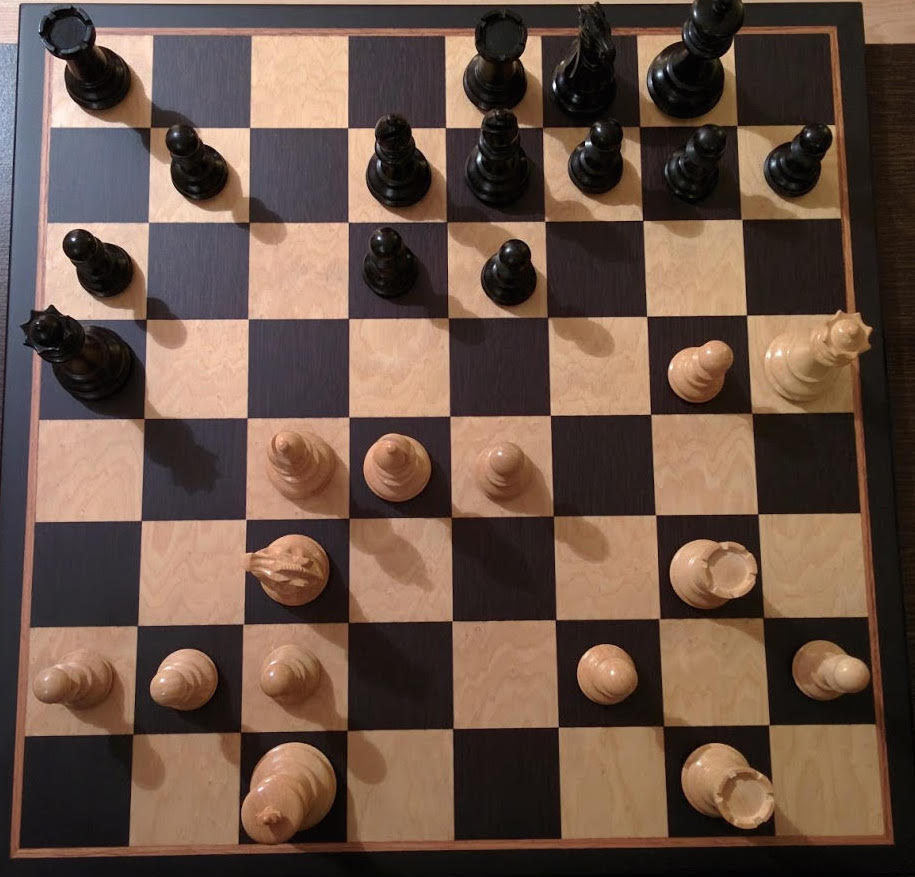
#> input picture imgprocessor/samples/sample1.jpg, 915 x 877 px; the run also reads 1 picture not shown here
$ jupyter execute --allow-errors image_processor.ipynb
#> lines starting #> are read from the running program, lines starting #| are printed output that depends on the picture
## TODO
So far, isolating the cells using Hough lines seems fairly robust, provided that the image is not tilted, but detecting occupied squares and piece colour seem difficult.
Need to find a more meaningful transformation to highlight the difference between empty and occupied cells. ML is not th

Later:
* we can correct errors in the prediction using chess logic: some configurations do not make sense based on the previous configuration
* tolerance on lines: should we accept tilted images? if so, maybe we should look for a set of perpendicular lines instead of lines at 0 and 90 degrees
* how to/do we need to crop the image?
* similar problem to DNA microarray intensity estimation!

[cell 1]

from __future__ import division
from __future__ import print_function

import math
import operator

import matplotlib
import numpy as np
import matplotlib.pyplot as plt
from scipy import ndimage as ndi

from skimage import feature, io, color, filters, exposure
from skimage.transform import hough_line, hough_line_peaks, resize
from skimage.feature import corner_harris, corner_subpix, corner_peaks
from skimage.filters import threshold_otsu
from skimage.segmentation import clear_border

from sklearn.cluster import KMeans
from sklearn.decomposition import PCA, RandomizedPCA

class ImageProcessor(object):
    ANGLE_TOL = 0.5

    def __init__(self, image_path):
        self.image = io.imread(image_path)
        self.n_rows, self.n_cols = self.image.shape[:2]

        self._hough_lines = None
        self._edges = None
        self._square_images = None
        self._bw_square_images = None
        self._occupancy_matrix = None
        self._blindboard_matrix = None

    def process(self, show_details=False, reference=None):
        self.find_edges()

        if show_details:
            self.plot_chessboard_with_edges()

        self.cut_squares()
        self.compute_occupancy_matrix()

        if show_details:
            self.plot_square_images(self._bw_square_images)

        if reference is not None:
            print("OCCUPANCY MATRIX ESTIMATION")
            false_positives = np.sum(self._occupancy_matrix & ~reference)
            false_negatives = np.sum(~self._occupancy_matrix & reference)
            print("False positives:", false_positives, "- False negatives:", false_negatives)

        self.compute_blindboard_matrix()

        if reference is not None:  # TODO currently we treat black and white symmetrically in the error computation
            print("BLINDBOARD ESTIMATION")
            number_errors = int(min(np.sum(self._blindboard_matrix != reference),
                                    np.sum(self._blindboard_matrix != ~reference)))
            print("Number of mislabeled pieces:", number_errors)

        if show_details:
            print(self._blindboard_matrix)


    def compute_canny_image(self):
        image_gray = exposure.equalize_hist(color.rgb2gray(self.image))
        image_canny = np.zeros_like(image_gray)
        for i in range(3):
            normalized_image = self.image[:, :, i]
            image_canny = np.logical_or(image_canny, feature.canny(normalized_image, 1))
        return image_canny

    def find_edges(self):
        image_canny = self.compute_canny_image()
        h, theta, d = hough_line(image_canny)
        min_distance = int(math.floor(self.image.shape[0] / 11))  # TODO better way?
        hough_peaks = hough_line_peaks(h, theta, d, min_distance=min_distance, threshold=40)  # TODO adjust

        lines = {'horizontals': [], 'verticals': []}
        intersections = []

        for intensity, theta, r in zip(*hough_peaks):
            if abs(theta) < self.ANGLE_TOL:
                lines['verticals'].append((intensity, theta, r))
            elif abs(abs(theta) - math.pi / 2) < self.ANGLE_TOL:
                lines['horizontals'].append((intensity, abs(theta), abs(r)))

        # only keep the 9 most significant lines of each direction
        # and sort them by radius, to return edges from top to bottom, and left to right
        for key in lines:
            lines[key].sort(reverse=True)
            lines[key] = lines[key][0:9]
            lines[key].sort(key=operator.itemgetter(2))

        for _, theta1, r1 in lines['horizontals']:
            for __, theta2, r2 in lines['verticals']:
                # can this be numerically unstable? denum is below 1e-10 in some cases here
                denum = np.cos(theta1) * np.sin(theta2) - np.sin(theta1) * np.cos(theta2)
                x_inter = (r1 * np.sin(theta2) - r2 * np.sin(theta1)) / denum
                y_inter = (r2 * np.cos(theta1) - r1 * np.cos(theta2)) / denum
                if 0 < x_inter < self.n_cols and 0 < y_inter < self.n_rows:
                    intersections.append((x_inter, y_inter))

        self._hough_lines = lines['horizontals'] + lines['verticals']
        # TODO we don't check that we get 9x9 intersections...
        self._edges = np.array(intersections)

    def cut_squares(self):
        images_matrix = np.empty((8, 8), dtype=object)
        edges_matrix = np.reshape(self._edges, (9, 9, 2))
        for i in range(8):
            for j in range(8):
                top_left = edges_matrix[i][j]
                bottom_right = edges_matrix[i + 1][j + 1]
                square_image = self.image[math.floor(top_left[1]):math.ceil(bottom_right[1]),
                               math.floor(top_left[0]):math.ceil(bottom_right[0])]
                images_matrix[i, j] = square_image
        self._square_images = images_matrix

    def plot_chessboard_with_edges(self):
        plt.imshow(self.image, cmap=plt.cm.gray)

        for _, angle, dist in self._hough_lines:
            y0 = (dist - 0 * np.cos(angle)) / np.sin(angle)
            y1 = (dist - self.n_cols * np.cos(angle)) / np.sin(angle)
            plt.plot((0, self.n_cols), (y0, y1), '-r')

        for i, edge in enumerate(self._edges, 1):
            plt.text(edge[0], edge[1], str(i), color='blue')

        plt.axis((0, self.n_cols, self.n_rows, 0))
        plt.plot()
        plt.show()

    @staticmethod
    def plot_square_images(matrix):
        fig, axes = plt.subplots(nrows=8, ncols=8)
        for i in range(8):
            for j in range(8):
                axes[i][j].imshow(matrix[i,j], cmap=plt.cm.gray)
                axes[i][j].axis('off')
        plt.plot()
        plt.show()

    # currently we use a hard threshold to determine whether a square is occupied
    # this doesn't work well, ML would be better.
    @staticmethod
    def is_square_occupied(square_image):
        img_gray = color.rgb2gray(square_image)
        otsu_threshold = threshold_otsu(img_gray)
        img_otsu = img_gray > otsu_threshold
        bg_color = 1 if np.mean(img_otsu) > 0.5 else 0

        is_occupied = max(np.mean(img_otsu), np.mean(~img_otsu)) < 0.8
        return is_occupied, img_otsu

    def compute_occupancy_matrix(self):
        self._occupancy_matrix = np.empty((8, 8), dtype=bool)
        self._occupancy_matrix.fill(False)
        self._bw_square_images = np.empty((8, 8), dtype=np.ndarray)

        for i in range(self._square_images.shape[0]):
            for j in range(self._square_images.shape[1]):
                result = self.is_square_occupied(self._square_images[i, j])
                self._occupancy_matrix[i, j], self._bw_square_images[i, j] = result

    @staticmethod
    def get_representative_color(img):
        x_center = math.floor(img.shape[0] / 2)
        y_center = math.floor(img.shape[1] / 2)
        return img[x_center, y_center]

    @staticmethod
    def apply_to_matrix(f, M, odim):
        output = np.empty(M.shape + (odim,))
        for i in range(M.shape[0]):
            for j in range(M.shape[1]):
                output[i, j] = f(M[i, j])
        return output

    def compute_blindboard_matrix(self):
        square_colors = self.apply_to_matrix(self.get_representative_color, self._square_images, 3)
        square_colors = np.reshape(square_colors, (64, 3))
        occupied_squares = np.reshape(self._occupancy_matrix, (64,))
        square_colors = square_colors[occupied_squares]

        kmeans_predictions = KMeans(n_clusters=2, random_state=0).fit_predict(square_colors)
        # use -1 and 1 as labels
        kmeans_predictions[kmeans_predictions == 0] = -1
        estimates = np.zeros((64,))
        estimates[occupied_squares] = kmeans_predictions
        self._blindboard_matrix = np.reshape(estimates, (8, 8))

[cell 2]
REFERENCES = {
    'samples/sample1.jpg': np.array([
                    [1,0,0,0,1,1,1,0], [0,1,0,1,1,1,1,1],
                    [1,0,0,1,1,0,0,0], [1,0,0,0,0,0,-1,-1],
                    [0,0,-1,-1,-1,0,0,0], [0,0,-1,0,0,0,-1,0],
                    [-1,-1,-1,0,0,-1,0,-1], [0,0,-1,0,0,0,-1,0]
                   ]),
    'samples/sample2_rotated.jpg': np.array([
                    [-1,0,-1,-1,0,-1,-1,0], [-1,-1,-1,0,-1,-1,-1,-1],
                    [0,0,0,0,0,-1,0,0], [0,0,0,-1,-1,0,1,0],
                    [0,0,1,-1,1,0,0,0], [0,0,0,1,0,1,0,1],
                    [1,1,1,1,0,1,1,0], [1,0,0,1,1,0,0,1]
                   ]),
    'samples/sample3_rotated.jpg': np.array([
                    [0,1,1,0,1,0,0,1], [0,1,1,0,1,0,0,1],
                    [1,0,1,0,0,1,1,0], [1,-1,0,1,0,0,0,0],
                    [0,0,0,0,-1,-1,0,0], [0,0,-1,0,0,-1,0,-1],
                    [-1,-1,0,-1,0,-1,-1,0], [-1,0,-1,0,-1,0,0,-1]
                   ])
}

[cell 3]
processors = {}
for path in REFERENCES.keys():
    print ("Results for image", path)
    img_processor = ImageProcessor(path)
    img_processor.process(reference=REFERENCES[path], show_details=True)
    processors[path] = img_processor
#> this loop made 3 passes
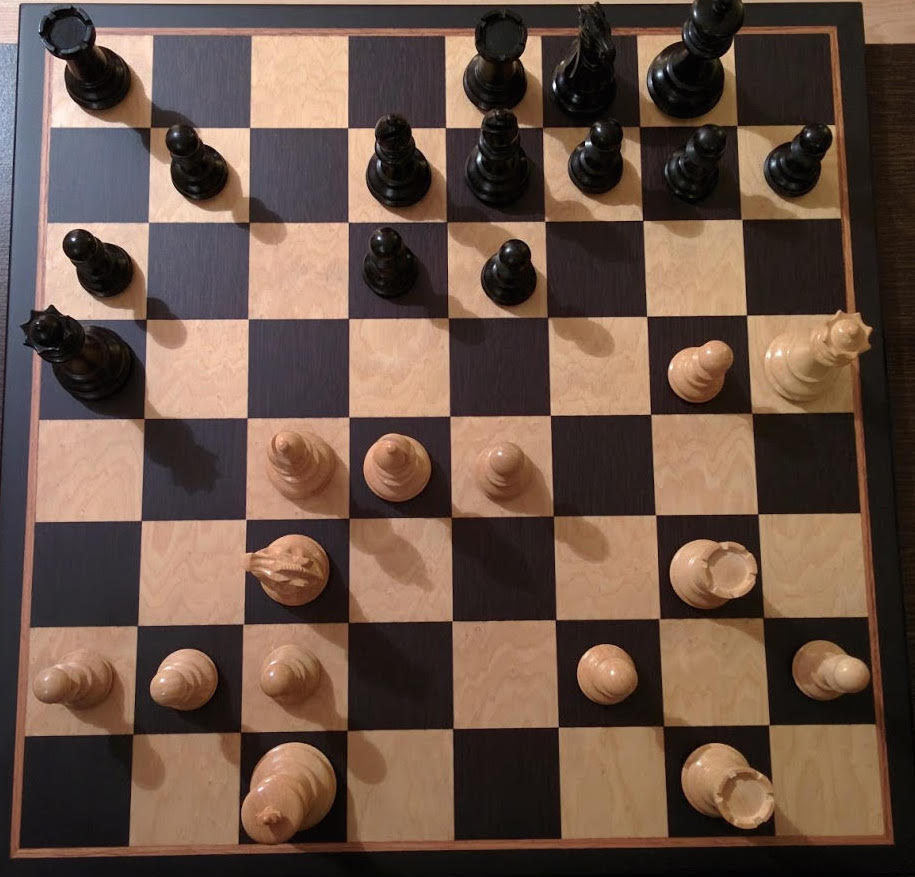
#> input picture imgprocessor/samples/sample1.jpg, 915 x 877 px
#> pass 1, in compute_canny_image, `image_gray = exposure.equalize_hist(color.rgb2gray(self.image))`:
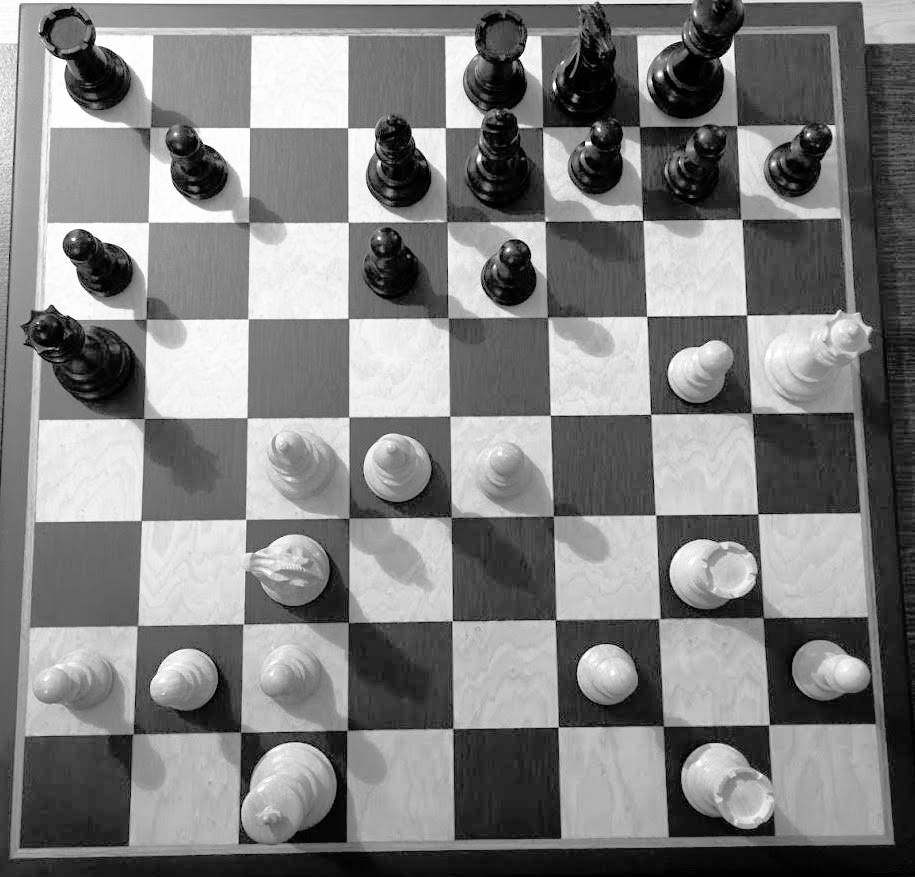
#> image_gray: shape (877, 915) float64; min 0.00049, max 1, mean 0.503
#> pass 1, in plot_chessboard_with_edges, `plt.show()`:
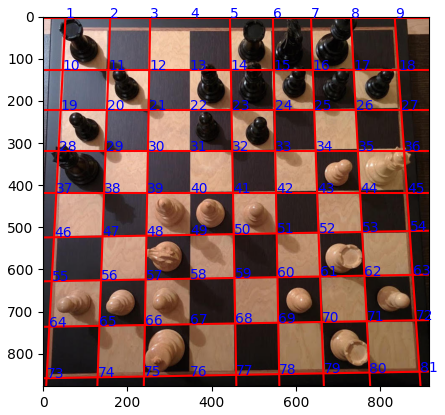
#> figure drawn by matplotlib, 1 panel
#> pass 1, in plot_square_images, `plt.show()`:
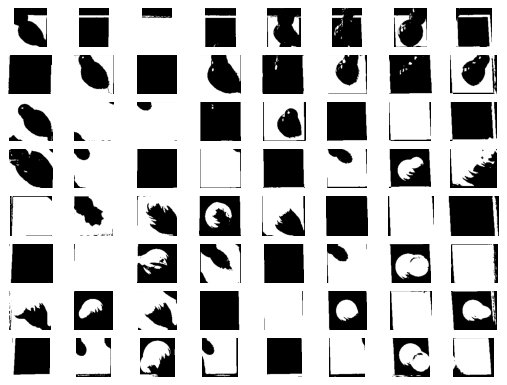
#> figure drawn by matplotlib, 64 panels
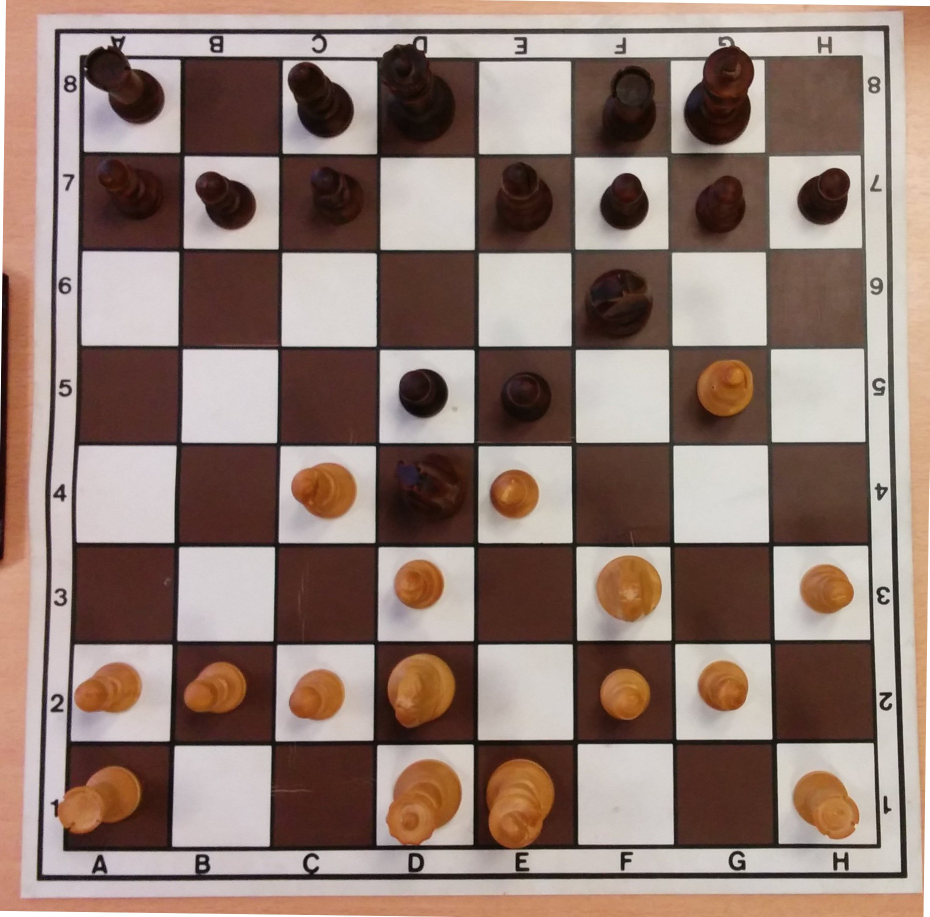
#> input picture imgprocessor/samples/sample2_rotated.jpg, 1859 x 1834 px (shown at 1/2 size)
#> pass 2, in compute_canny_image (call 2), `image_gray = exposure.equalize_hist(color.rgb2gray(self.image))`:
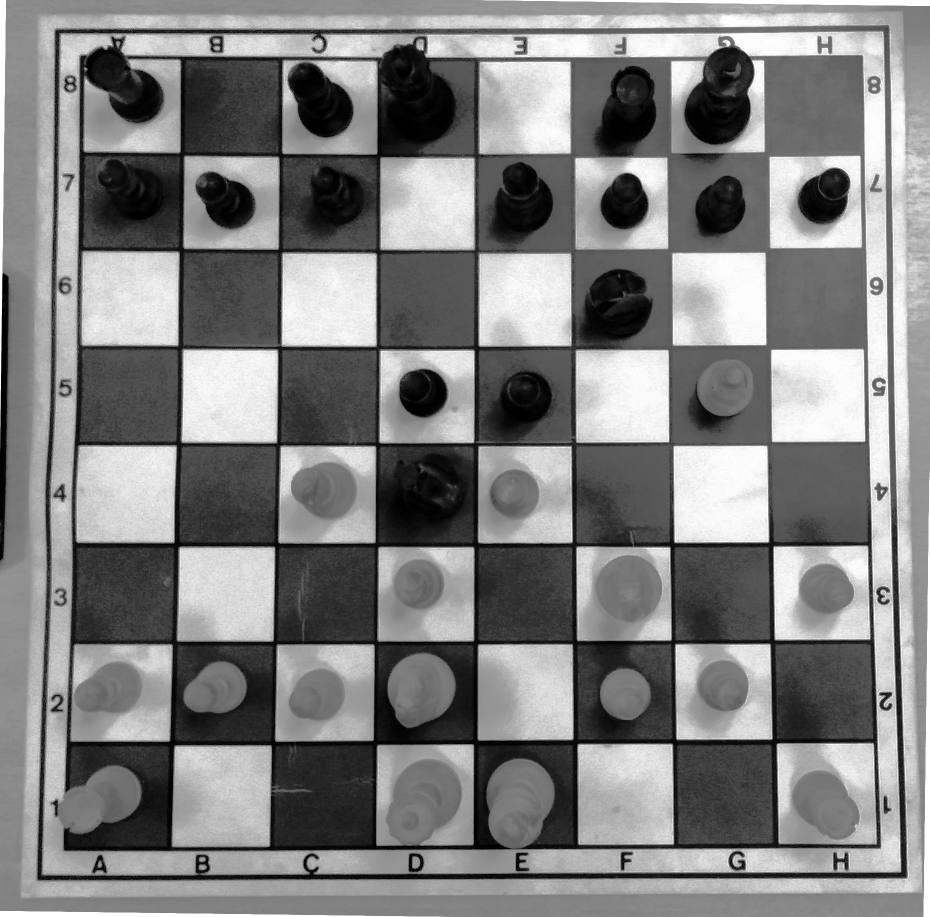
#> image_gray: shape (1834, 1859) float64 (shown at 1/2 size); min 5.87e-07, max 1, mean 0.505
#> pass 2, in plot_chessboard_with_edges (call 2), `plt.show()`:
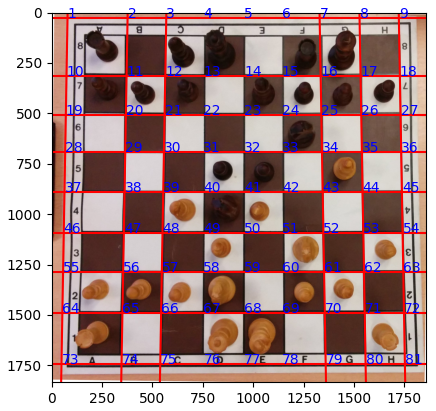
#> figure drawn by matplotlib, 1 panel
#> pass 2, in plot_square_images (call 2), `plt.show()`:
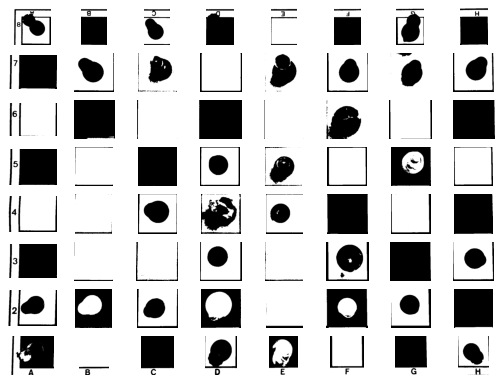
#> figure drawn by matplotlib, 64 panels
#> pass 3, in __init__ (call 3), `self.image = io.imread(image_path)`:
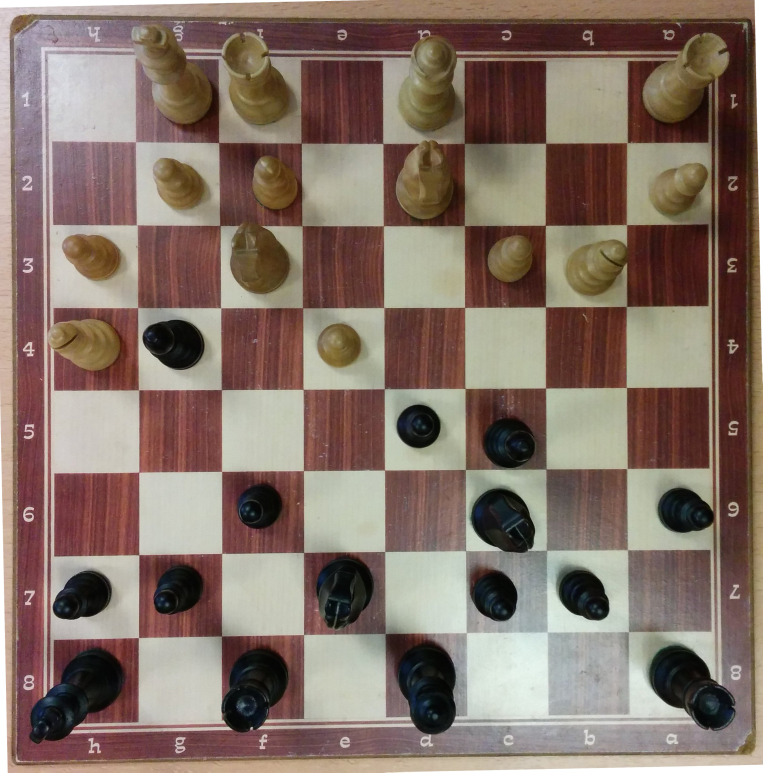
#> self.image: shape (2317, 2287, 3) (shown at 1/3 size); mean R, G, B 132.7, 114.5, 103.9
#> pass 3, in compute_canny_image (call 3), `image_gray = exposure.equalize_hist(color.rgb2gray(self.image))`:
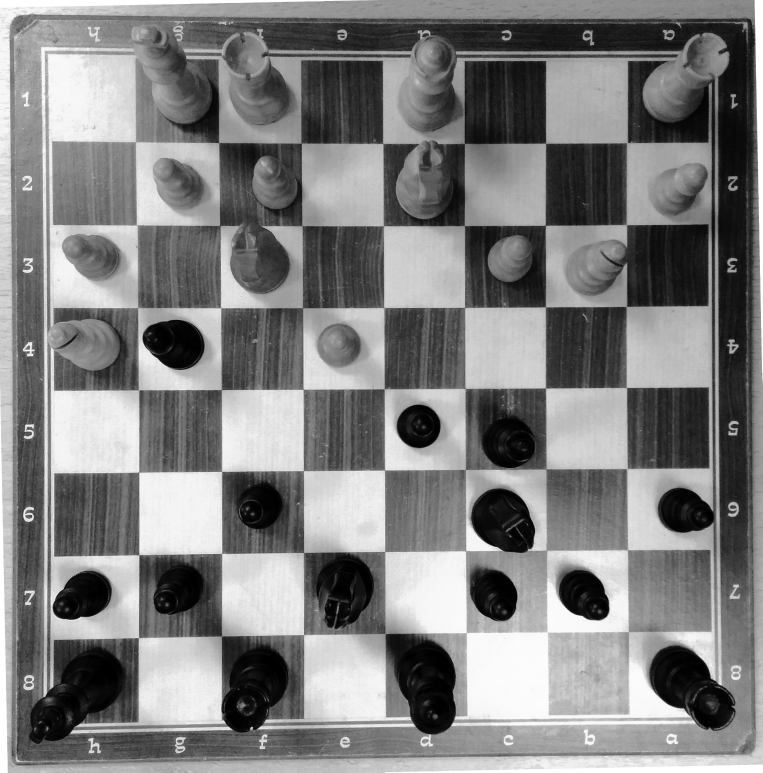
#> image_gray: shape (2317, 2287) float64 (shown at 1/3 size); min 9.44e-07, max 1, mean 0.503

[cell 4]
# try to use classification to differentiate occupied and empty squares
# BW images classification performs better than gray-levels image classification

from sklearn.decomposition import KernelPCA
from sklearn.manifold import TSNE

images = processors['samples/sample1.jpg']._bw_square_images

def images_to_classifier_input(images):
    x_shape = 100
    y_shape = 100
    output = np.zeros((64, x_shape*y_shape))
    for i,image in enumerate(images.flat):
        output[i,:] = np.reshape(resize(image, (x_shape,y_shape)), (1,x_shape*y_shape))
    return output

training = images_to_classifier_input(images)
#> (the rest of this cell did not finish here and is left out)
